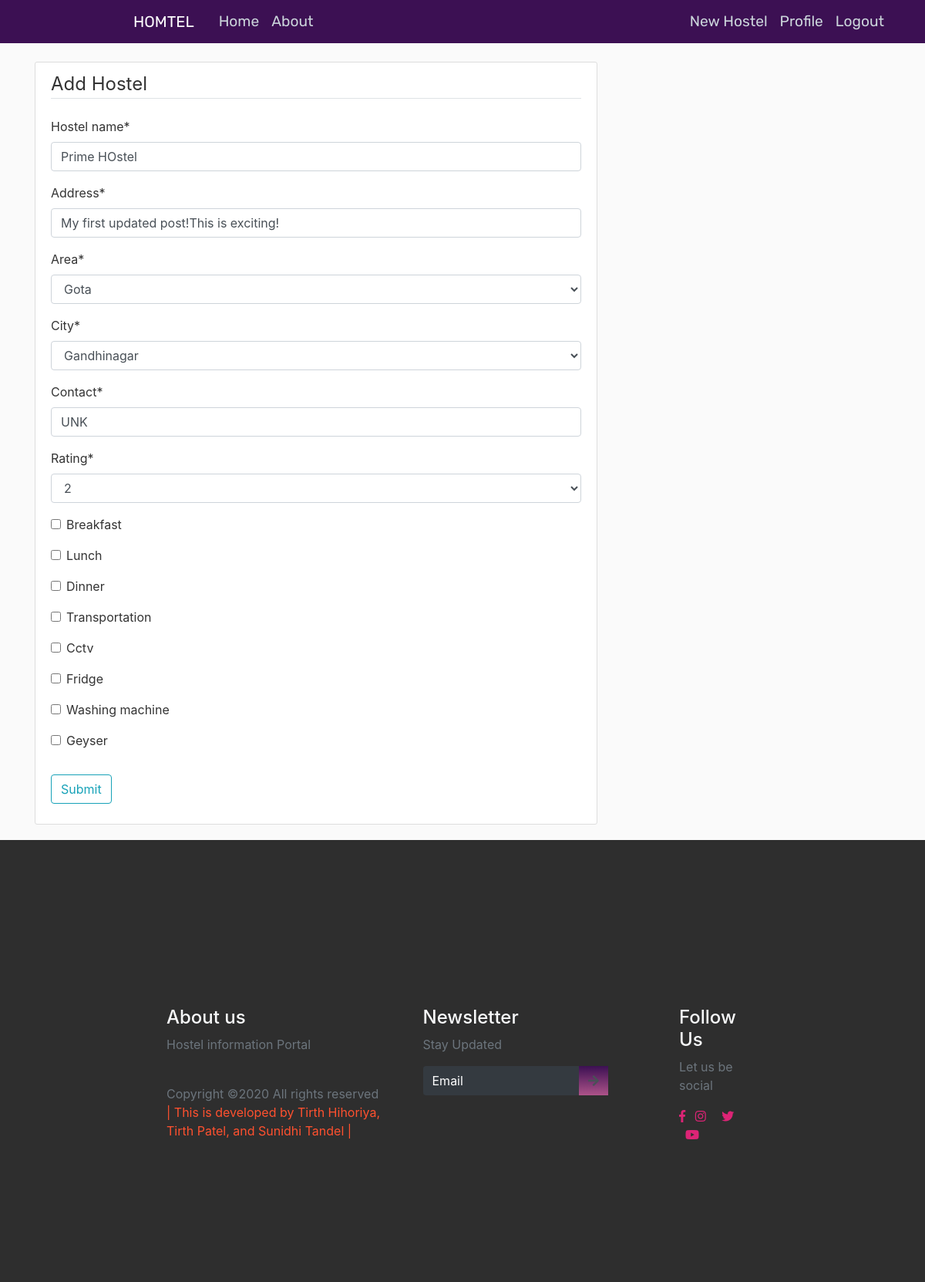
/post/52/update (signed in), run on the app's committed database.
### blog/models.py (models this page shows, shortened)
class Post(models.Model):
    CITY_CHOICES = [
        ("gandhinagar", "Gandhinagar"),
        ("ahmedabad", "Ahmedabad"),
        ("bhavnagar", "Bhavnagar"),
    ]
    AREA_CHOICES = [
        ("gota", "Gota"),
        ("vaishnodevi", "Vaishnodevi"),
        ("godhrej", "Godhrej Garden City"),
    ]
    RATING_CHOICES = [("1", "1"), ("2", "2"), ("3", "3"), ("4", "4"), ("5", "5")]
    hostel_name = models.CharField(max_length=20)
    address = models.CharField(max_length=100, default="UNK")
    area = models.CharField(max_length=20, choices=AREA_CHOICES, default="UNK")
    city = models.CharField(max_length=20, choices=CITY_CHOICES, default="UNK")
    contact = models.CharField(max_length=10, default="UNK")
    rating = models.CharField(max_length=1, choices=RATING_CHOICES, default="UNK")
    breakfast = models.BooleanField(default=False)
    lunch = models.BooleanField(default=False)
    dinner = models.BooleanField(default=False)
    transportation = models.BooleanField(default=False)
    cctv = models.BooleanField(default=False)
    fridge = models.BooleanField(default=False)
    washing_machine = models.BooleanField(default=False)
    geyser = models.BooleanField(default=False)
    ac = models.BooleanField(default=False)
    date_posted = models.DateTimeField(
        default=timezone.now
    )  # only when post was created use--> auto_now_add=True
    author = models.ForeignKey(User, on_delete=models.CASCADE)

### blog/views.py (the view, shortened to what this page needs)
# urls.py: path("post/<int:pk>/update", PostUpdateView.as_view(), name="post-update"),
class PostUpdateView(LoginRequiredMixin, UserPassesTestMixin, UpdateView):
    model = Post
    fields = [
        "hostel_name",
        "address",
        "area",
        "city",
        "contact",
        "rating",
        "breakfast",
        "lunch",
        "dinner",
        "transportation",
        "cctv",
        "fridge",
        "washing_machine",
        "geyser",
    ]
    def test_func(self):
        post = self.get_object()
        if self.request.user == post.author:
            return True
        return False

### blog/templates/blog/post_form.html (shortened to what this page needs)
{% extends "blog/base.html" %}
{% load crispy_forms_tags %}
{% block content %}
    <div class="content-section">
        <form method="POST" >
            <fieldset class="form-group">
                <legend class="border-bottom mb-4">Add Hostel</legend>
                {{ form|crispy }}
            </fieldset>
            <div class="form-group">
                <button class="btn btn-outline-info" type="submit">Submit</button>
            </div>
        </form>
    </div>
{% endblock content %}

### blog/static/blog/main.css (style rules this page uses)
body { background: #fafafa; color: #333333; margin-top: 5rem; }
.content-section { background: #ffffff; padding: 10px 20px; border: 1px solid #dddddd; border-radius: 3px; margin-bottom: 20px; }

### blog/static/blog/Style.css (style rules this page uses)
* { box-sizing: border-box; }
:root { --Rubik-font: "Rubik", cursive; --Rubik: "Rubik", cursive; --Patua: "Patua One", cursive; --Lobster: "lobster", cursive; --light-black: #2e2c2caf; --bggradient: linear-gradient(to bottom, #3c1053 ,#ad5389); --light-gray: rgba(255, 255, 255, 0.877); }

### data on the page
Post: hostel_name "Prime HOstel", address "My first updated post!This is exciting!", area "Gota", city "Gandhinagar", contact "UNK", rating "2"
